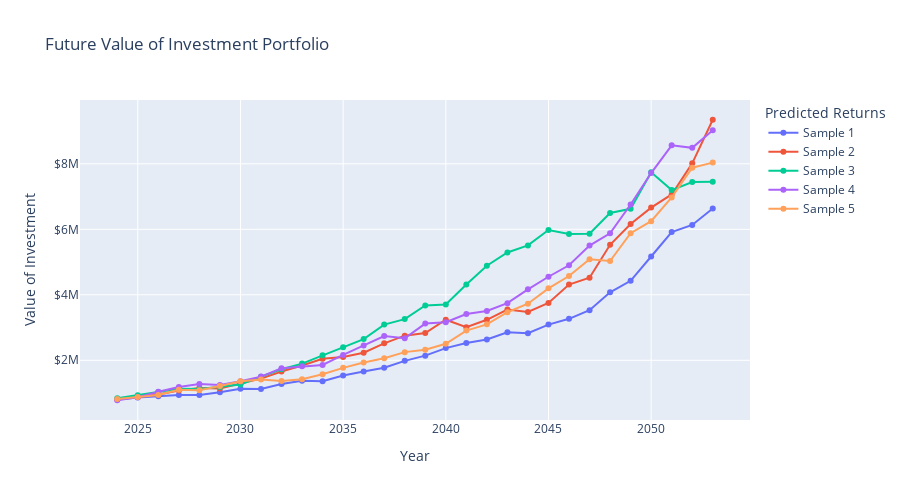

Notebook source saved alongside this figure:
### Code cell
#enter the investor type (aggressive, moderate, conservative or nervous), the initial investment, and the number of years to forecast
forecast_values = retirement_forecast(aggressive,750000,30)

#create a plot of the future values of the investment
fig = px.line(forecast_values.iloc[:, :5], title=f'Future Value of Investment Portfolio',
            #name the key for the legend
            labels={'value':'Value of Investment', 'Year':'Year'},
            width=900, height=500, markers=True)
fig.update_layout(
    legend_title="Predicted Returns",
    hoverlabel=dict(bgcolor="white")
    )
#make the tooltip prettier
fig.update_traces(mode='markers+lines', xhoverformat='%H:%M', yhoverformat=',.0f', hovertemplate='%{x}: %{y} <extra></extra>')
fig.update_yaxes(tickprefix="$")
fig.show()
#print the highest and lowest investment value for the final year, in addition to the average return rate
final_year = forecast_values.index[-1]
highest_value = forecast_values.iloc[-1, :5].max()
lowest_value = forecast_values.iloc[-1, :5].min()
average_value = (highest_value + lowest_value)/2
return_forecast = (forecast_values['Avg. Return'].mean())*100
print(f'The highest projected value in {final_year} is: ${highest_value:,.0f}')
print(f'The lowest projected value in {final_year} is: ${lowest_value:,.0f}')
print(f'The average projected value in {final_year} is: ${average_value:,.0f}')
print(f'The average return rate for the portfolio is: {return_forecast:.2f}%')

### Figure 1 — Plotly figure (JSON) as saved in the notebook; plotly's stock layout.template omitted (floating-point values rounded to 4 significant figures)
{"data": [{"hovertemplate": "%{x}: %{y} <extra></extra>", "legendgroup": "Sample 1", "line": {"color": "#636efa", "dash": "solid"}, "marker": {"symbol": "circle"}, "mode": "markers+lines", "name": "Sample 1", "orientation": "v", "showlegend": true, "type": "scatter", "x": [2024, 2025, 2026, 2027, 2028, 2029, 2030, 2031, 2032, 2033, 2034, 2035, 2036, 2037, 2038, 2039, 2040, 2041, 2042, 2043, 2044, 2045, 2046, 2047, 2048, 2049, 2050, 2051, 2052, 2053], "xaxis": "x", "xhoverformat": "%H:%M", "y": [803000.0, 864200.0, 900900.0, 936400.0, 942400.0, 1024000.0, 1132000.0, 1121000.0, 1277000.0, 1375000.0, 1363000.0, 1533000.0, 1657000.0, 1770000.0, 1983000.0, 2142000.0, 2372000.0, 2526000.0, 2637000.0, 2856000.0, 2827000.0, 3090000.0, 3267000.0, 3529000.0, 4076000.0, 4428000.0, 5170000.0, 5915000.0, 6133000.0, 6638000.0], "yaxis": "y", "yhoverformat": ",.0f"}, {"hovertemplate": "%{x}: %{y} <extra></extra>", "legendgroup": "Sample 2", "line": {"color": "#EF553B", "dash": "solid"}, "marker": {"symbol": "circle"}, "mode": "markers+lines", "name": "Sample 2", "orientation": "v", "showlegend": true, "type": "scatter", "x": [2024, 2025, 2026, 2027, 2028, 2029, 2030, 2031, 2032, 2033, 2034, 2035, 2036, 2037, 2038, 2039, 2040, 2041, 2042, 2043, 2044, 2045, 2046, 2047, 2048, 2049, 2050, 2051, 2052, 2053], "xaxis": "x", "xhoverformat": "%H:%M", "y": [811900.0, 881000.0, 955000.0, 1077000.0, 1153000.0, 1140000.0, 1298000.0, 1440000.0, 1656000.0, 1839000.0, 2047000.0, 2098000.0, 2231000.0, 2518000.0, 2752000.0, 2833000.0, 3239000.0, 3011000.0, 3237000.0, 3548000.0, 3478000.0, 3749000.0, 4314000.0, 4523000.0, 5526000.0, 6160000.0, 6663000.0, 7065000.0, 8015000.0, 9346000.0], "yaxis": "y", "yhoverformat": ",.0f"}, {"hovertemplate": "%{x}: %{y} <extra></extra>", "legendgroup": "Sample 3", "line": {"color": "#00cc96", "dash": "solid"}, "marker": {"symbol": "circle"}, "mode": "markers+lines", "name": "Sample 3", "orientation": "v", "showlegend": true, "type": "scatter", "x": [2024, 2025, 2026, 2027, 2028, 2029, 2030, 2031, 2032, 2033, 2034, 2035, 2036, 2037, 2038, 2039, 2040, 2041, 2042, 2043, 2044, 2045, 2046, 2047, 2048, 2049, 2050, 2051, 2052, 2053], "xaxis": "x", "xhoverformat": "%H:%M", "y": [841800.0, 932700.0, 1029000.0, 1132000.0, 1122000.0, 1183000.0, 1259000.0, 1500000.0, 1725000.0, 1899000.0, 2154000.0, 2400000.0, 2648000.0, 3091000.0, 3257000.0, 3672000.0, 3701000.0, 4314000.0, 4888000.0, 5291000.0, 5509000.0, 5977000.0, 5859000.0, 5866000.0, 6499000.0, 6627000.0, 7742000.0, 7197000.0, 7446000.0, 7451000.0], "yaxis": "y", "yhoverformat": ",.0f"}, {"hovertemplate": "%{x}: %{y} <extra></extra>", "legendgroup": "Sample 4", "line": {"color": "#ab63fa", "dash": "solid"}, "marker": {"symbol": "circle"}, "mode": "markers+lines", "name": "Sample 4", "orientation": "v", "showlegend": true, "type": "scatter", "x": [2024, 2025, 2026, 2027, 2028, 2029, 2030, 2031, 2032, 2033, 2034, 2035, 2036, 2037, 2038, 2039, 2040, 2041, 2042, 2043, 2044, 2045, 2046, 2047, 2048, 2049, 2050, 2051, 2052, 2053], "xaxis": "x", "xhoverformat": "%H:%M", "y": [779600.0, 871700.0, 1037000.0, 1187000.0, 1277000.0, 1247000.0, 1359000.0, 1501000.0, 1755000.0, 1817000.0, 1857000.0, 2165000.0, 2449000.0, 2739000.0, 2671000.0, 3121000.0, 3165000.0, 3412000.0, 3507000.0, 3745000.0, 4166000.0, 4551000.0, 4902000.0, 5503000.0, 5877000.0, 6756000.0, 7718000.0, 8565000.0, 8488000.0, 9024000.0], "yaxis": "y", "yhoverformat": ",.0f"}, {"hovertemplate": "%{x}: %{y} <extra></extra>", "legendgroup": "Sample 5", "line": {"color": "#FFA15A", "dash": "solid"}, "marker": {"symbol": "circle"}, "mode": "markers+lines", "name": "Sample 5", "orientation": "v", "showlegend": true, "type": "scatter", "x": [2024, 2025, 2026, 2027, 2028, 2029, 2030, 2031, 2032, 2033, 2034, 2035, 2036, 2037, 2038, 2039, 2040, 2041, 2042, 2043, 2044, 2045, 2046, 2047, 2048, 2049, 2050, 2051, 2052, 2053], "xaxis": "x", "xhoverformat": "%H:%M", "y": [818900.0, 876800.0, 940100.0, 1097000.0, 1087000.0, 1215000.0, 1357000.0, 1411000.0, 1368000.0, 1424000.0, 1576000.0, 1769000.0, 1932000.0, 2064000.0, 2249000.0, 2325000.0, 2506000.0, 2907000.0, 3097000.0, 3468000.0, 3729000.0, 4198000.0, 4572000.0, 5088000.0, 5031000.0, 5882000.0, 6250000.0, 6972000.0, 7883000.0, 8037000.0], "yaxis": "y", "yhoverformat": ",.0f"}], "layout": {"height": 500, "hoverlabel": {"bgcolor": "white"}, "legend": {"title": {"text": "Predicted Returns"}, "tracegroupgap": 0}, "title": {"text": "Future Value of Investment Portfolio"}, "width": 900, "xaxis": {"anchor": "y", "domain": [0, 1], "title": {"text": "Year"}}, "yaxis": {"anchor": "x", "domain": [0, 1], "tickprefix": "$", "title": {"text": "Value of Investment"}}}}
